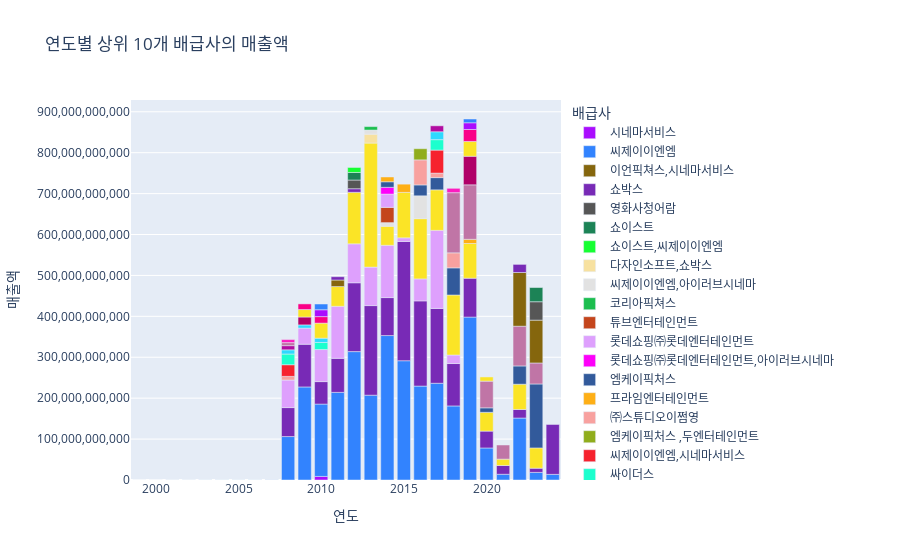
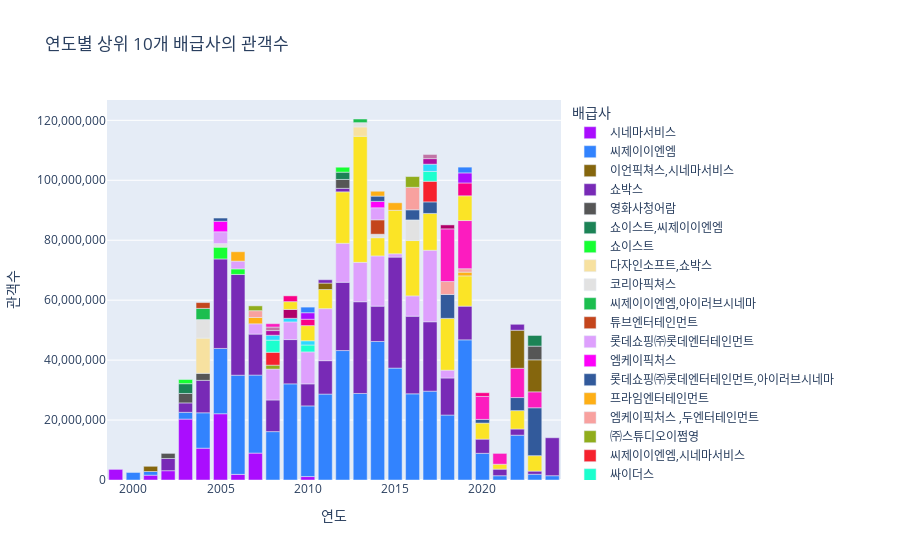

Source (notebook cell) for these figures, in order:
### Code cell
import pandas as pd

df = pd.read_excel('5.5_viz_dataset.xlsx')
df = df.rename(columns={'genre_one': 'genre'})

# 매출액 열을 숫자로 변환
df['매출액'] = pd.to_numeric(df['매출액'].str.replace(',', ''), errors='coerce')

# 매출액 열의 결측치가 있는 행 제거
df = df.dropna(subset=['매출액'])


import plotly.express as px

# 개봉일을 datetime 형식으로 변환
df['개봉일'] = pd.to_datetime(df['개봉일'])

# 개봉일에서 연도 정보 추출
df['연도'] = df['개봉일'].dt.year

# 배급사에 따른 연도별 매출액 합계 계산
sales_by_company_year = df.groupby(['배급사', '연도']).sum()['매출액'].reset_index()

# 배급사에 따른 연도별 관객수 합계 계산
audience_by_company_year = df.groupby(['배급사', '연도']).sum()['관객수'].reset_index()

# 각 연도별로 상위 10개 배급사 선택
top_sales_companies_by_year = sales_by_company_year.groupby('연도').apply(lambda x: x.nlargest(10, '매출액')).reset_index(drop=True)
top_audience_companies_by_year = audience_by_company_year.groupby('연도').apply(lambda x: x.nlargest(10, '관객수')).reset_index(drop=True)

# 매출액 시각화 (상위 10개 배급사)
fig_sales_top10 = px.bar(top_sales_companies_by_year, x='연도', y='매출액', color='배급사', title='연도별 상위 10개 배급사의 매출액',
                         color_discrete_sequence=px.colors.qualitative.Alphabet)
# 매출액의 y축을 회계 형식으로 설정
fig_sales_top10.update_layout(yaxis_tickformat=',.0f')
fig_sales_top10.show()
fig_sales_top10.write_html('hj_sales.html')

# 관객수 시각화 (상위 10개 배급사)
fig_audience_top10 = px.bar(top_audience_companies_by_year, x='연도', y='관객수', color='배급사', title='연도별 상위 10개 배급사의 관객수',
                            color_discrete_sequence=px.colors.qualitative.Alphabet)
# 매출액의 y축을 회계 형식으로 설정
fig_audience_top10.update_layout(yaxis_tickformat=',.0f')
fig_audience_top10.show()
fig_audience_top10.write_html('hj_audience.html')
